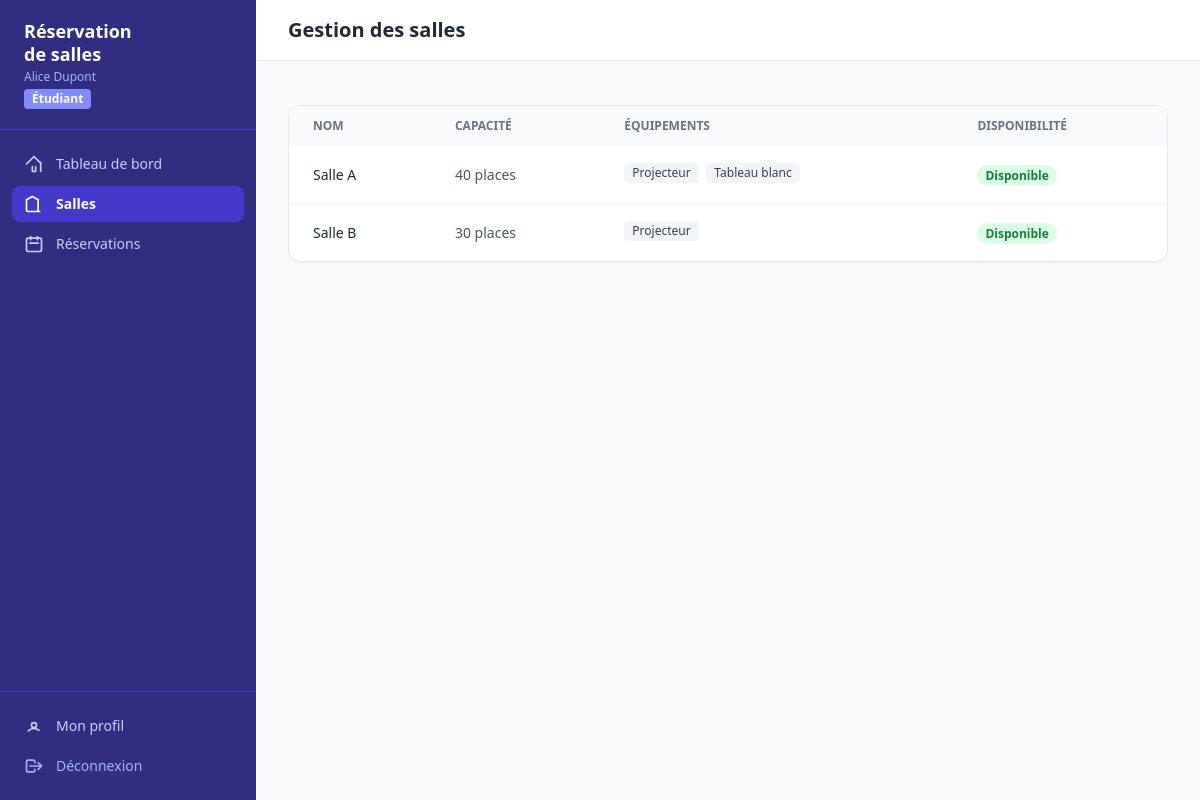
Page /salles (signed in) on the earlier database version.
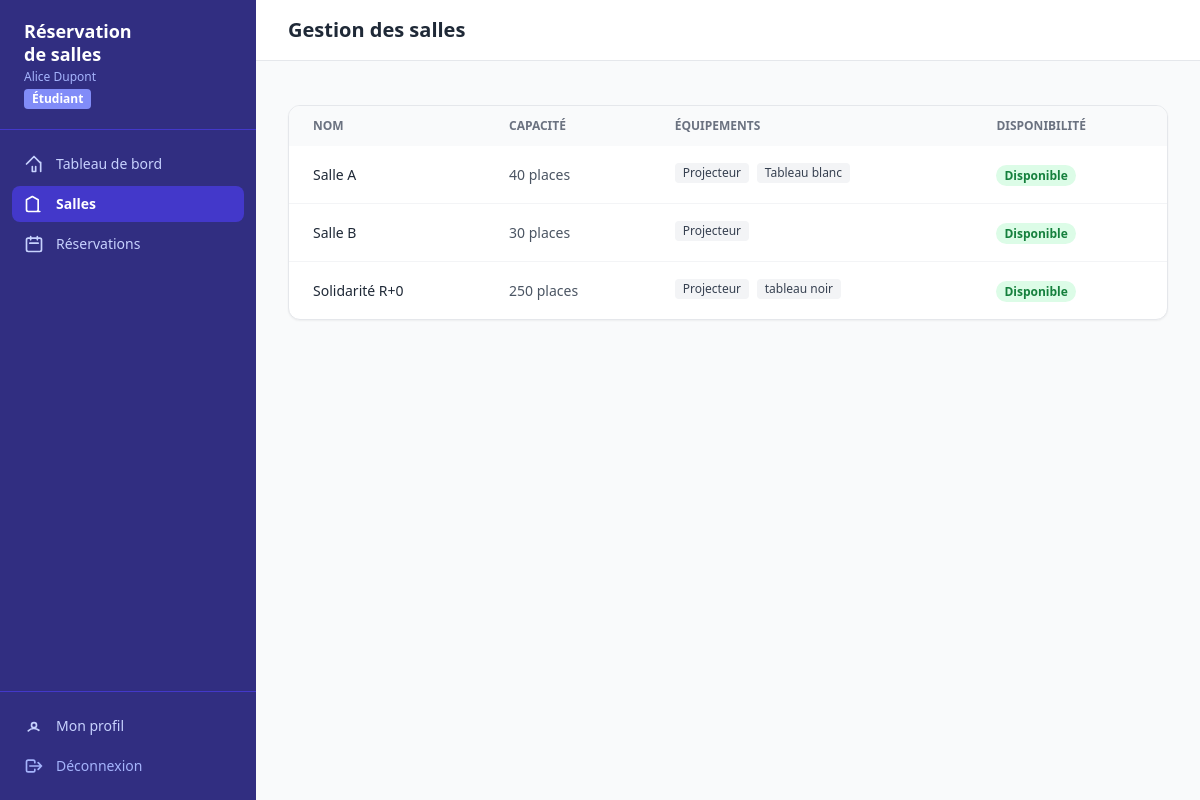
Same page on the later database version.
### tables this page shows
CREATE TABLE salles (
            id          INTEGER PRIMARY KEY,
            nom         TEXT    NOT NULL UNIQUE,
            capacite    INTEGER NOT NULL,
            equipements TEXT    NOT NULL DEFAULT '[]',
            disponible  INTEGER NOT NULL DEFAULT 1
        );

### app.py (the view)
@app.route("/salles")
@login_required
def salles():
    _, _, salles_dict, _ = get_data()
    return render_template("salles.html", active="salles",
                           salles=list(salles_dict.values()))

### app.py (called while the page is built)
def get_bd():
    return BaseDonneesSQLite()

def get_data():
    bd  = get_bd()
    tout = bd.charger_tout()
    return (
        bd,
        {u.id: u for u in tout["utilisateurs"]},
        {s.id: s for s in tout["salles"]},
        tout["reservations"],
    )

def login_required(f):
    @wraps(f)
    def decorated(*args, **kwargs):
        if "user_id" not in session:
            return redirect(url_for("login"))
        return f(*args, **kwargs)
    return decorated

### models/reservation.py (called while the page is built)
    def _valider_horaires(self):
        if self.__heure_debut >= self.__heure_fin:
            raise ValueError(
                f"L'heure de début ({self.__heure_debut}) "
                f"doit être avant l'heure de fin ({self.__heure_fin})."
            )

    @property
    def id(self) -> int:
        return self.__id

    @id.setter
    def id(self, valeur: int):
        self.__id = valeur

### models/salle.py (called while the page is built)
    @property
    def id(self) -> int:
        return self.__id

    @id.setter
    def id(self, valeur: int):
        if self.__id is None:
            self.__id = valeur

    @property
    def nom(self) -> str:
        return self.__nom

    @property
    def capacite(self) -> int:
        return self.__capacite

### templates/salles.html (shortened to what this page needs)
{% extends "base.html" %}
{% block heading %}Gestion des salles{% endblock %}
{% block content %}
<div class="bg-white rounded-xl shadow-sm border overflow-hidden">
  {% if salles %}
  <div class="overflow-x-auto">
    <table class="w-full text-sm">
      <thead class="bg-gray-50 text-gray-500 text-xs uppercase">
        <tr>
          <th class="px-6 py-3 text-left">Nom</th>
          <th class="px-6 py-3 text-left">Capacité</th>
          <th class="px-6 py-3 text-left">Équipements</th>
          <th class="px-6 py-3 text-left">Disponibilité</th>
        </tr>
      </thead>
      <tbody class="divide-y divide-gray-100">
        {% for s in salles %}
        <tr class="hover:bg-gray-50">
          <td class="px-6 py-4 font-medium text-gray-800">{{ s.nom }}</td>
          <td class="px-6 py-4 text-gray-600">{{ s.capacite }} places</td>
          <td class="px-6 py-4 text-gray-600">
            {% if s.equipements %}
              {% for eq in s.equipements %}
                <span class="inline-block mr-1 mb-1 px-2 py-0.5 rounded bg-gray-100 text-gray-700 text-xs">{{ eq }}</span>
              {% endfor %}
            {% else %}
              <span class="text-gray-400">—</span>
            {% endif %}
          </td>
          <td class="px-6 py-4">
            {% if s.disponible %}
              <span class="px-2 py-0.5 rounded-full text-xs font-semibold bg-green-100 text-green-700">Disponible</span>
            {% else %}
              <span class="px-2 py-0.5 rounded-full text-xs font-semibold bg-red-100 text-red-700">Indisponible</span>
            {% endif %}
          </td>
        </tr>
        {% endfor %}
      </tbody>
    </table>
  </div>
  {% else %}
  <p class="px-6 py-12 text-center text-gray-400">Aucune salle enregistrée.</p>
  {% endif %}
</div>
{% endblock %}

Differences in the rows shown:
added salles: nom "Solidarité R+0", capacite "250", equipements "Projecteur" "tableau noir", disponible "Disponible"
